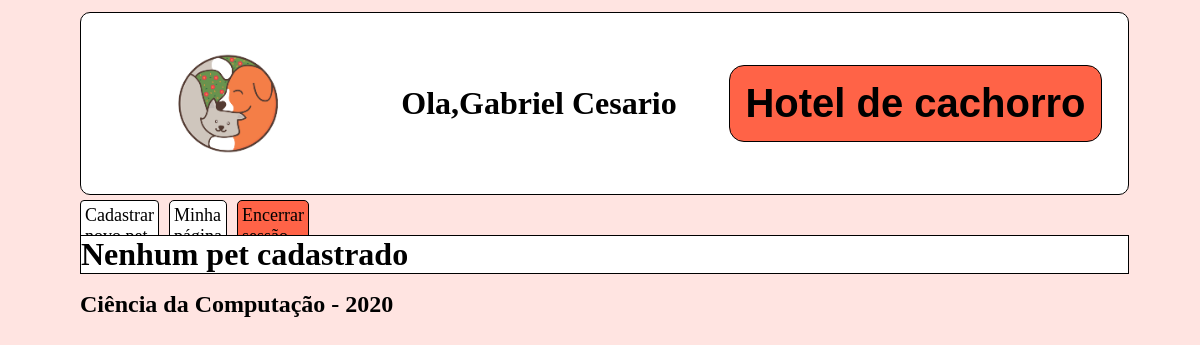
/ (signed in), run on an earlier commit of the app's database.
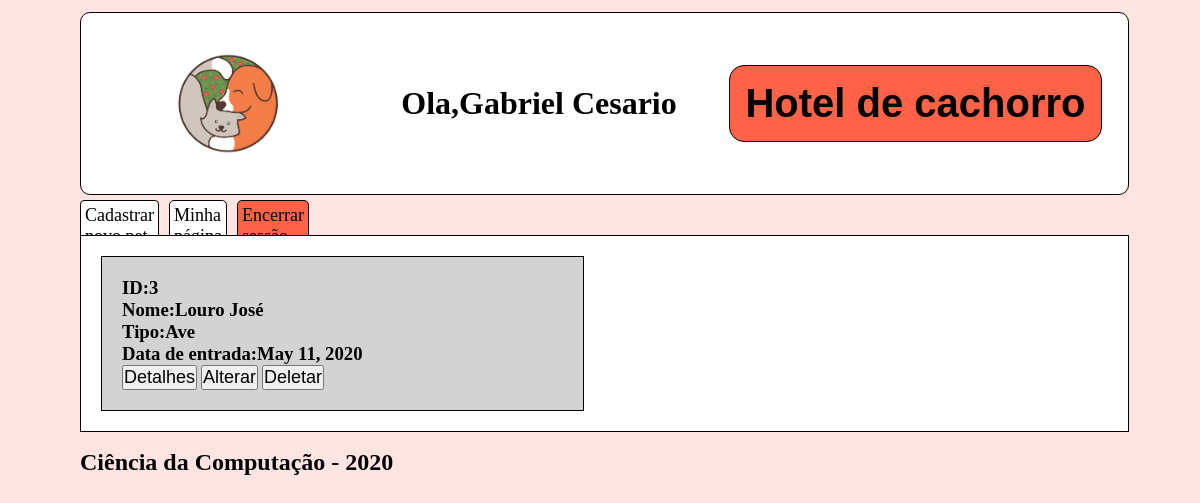
And on a later commit of the database.
### cliente/models.py (models this page shows, shortened)
class Pet(models.Model):
    _nome_pet = models.CharField("Nome do pet",max_length=30,blank=False,null=False)
    _tipo = models.CharField("Tipo",max_length=50,blank=False,null=False,default="Cachorro")
    _porte = models.PositiveIntegerField("porte do mascote",choices=PORTE_MASCOTE,default=PEQUENO)
    _especie = models.CharField("Espécie:",max_length=50,blank=False,null=True)
    _racao = models.CharField("Ração",max_length=30,blank=False, null=False)
    data_entrada = models.DateField(verbose_name="Data de entrada",auto_now_add=True)
    dono = models.ForeignKey(Cliente, verbose_name="Dono",on_delete=models.CASCADE,blank=False)
    _servicos = models.TextField("Serviços",max_length=400,blank=True)
    class Meta:
        verbose_name = 'mascote'
        verbose_name_plural = 'mascotes'
    @property
    def nome_pet(self):
        if self._nome_pet:
            return self._nome_pet
        return str(self.id)
    @property
    def tipo(self):
        return self._tipo
    @property
    def porte(self):
        for code,label in PORTE_MASCOTE:
            if self._porte == code:
                break
        return label
    @porte.setter
    def porte(self,valor):
        if valor == 'Pequeno':
            self._porte = PEQUENO
        elif valor == 'Medio':
            self._porte = MEDIO
        elif valor == 'Grande':
            self._porte = GRANDE
        else:
            raise ValueError('Porte inválido, selecione entre pequeno(P ou p),médio(m ou M) ou grande(g ou G)')
    @property
    def especie(self):
        return self._especie
    @property
    def racao(self):
        return self._racao
    @property
    def servicos(self):
        return self._servicos

### cliente/views.py (the view)
# urls.py: path('', views.index),
@login_required(login_url='/login/')
def index(request):
    cliente = Cliente.objects.get(user = request.user)
    pet = Pet.objects.filter(dono = cliente)
    return render(request, 'index.html',{'cliente':cliente,'pet':pet})

### cliente/models.py (called while the page is built)
    @property
    def nome(self):
        return self._nome

### cliente/templates/index.html (shortened to what this page needs)
{%load static%}
<!DOCTYPE html>
<html lang="en">
<head>
</head>
<body>
    <div class="header">
            <img class="logo" src="{% static 'logo.png' %}" alt="My image">
            <h1 class="user">Ola,{{cliente.nome}}</h1>
            <h1 class="title">Hotel de cachorro</h1>
    </div>
    <div class="nav">
            <ul class="nav-1">
                <li class='cadastro'><a href="/pet/register/">Cadastrar novo pet</a></li>
                <li class='minha-pagina'><a href="/minha-pagina/{{cliente.id}}">Minha página</a></li>
                <li class='logout'><a href="/logout/">Encerrar sessão</a></li>
            </ul>
    </div>
    <div class="conteudo">
        {%if pet%}
            {%for x in pet %}
            <div class="pet">
                <h3>ID:{{x.id}}</h3>
                <h3>Nome:{{x.nome_pet}}</h3>
                <h3>Tipo:{{x.tipo}}</h3>
                <h3>Data de entrada:{{x.data_entrada}}</h3>
                <button class="detalhes"><a href="pet/datalhe/{{x.id}}/">Detalhes</a></button>
                <button class="detalhes"><a href="pet/register/?id={{x.id}}">Alterar</a></button>
                <button class="logout"><a href="pet/delete/{{x.id}}/">Deletar</a></button>
            </div>
            {%endfor%}
        {%else%}
            <h1>Nenhum pet cadastrado</h1>
        {%endif%}
       </div>
    <div class="footer">
        <footer>
            <h2>Ciência da Computação - 2020</h2>
        </footer>
    </div>
</body>
</html>

What changed in the data, as far as the page shows it:
added Pet: id "3", nome_pet "Louro José", tipo "Ave", data_entrada "May 11, 2020"
Also different on the page:
text no longer shown: "Nenhum pet cadastrado"
